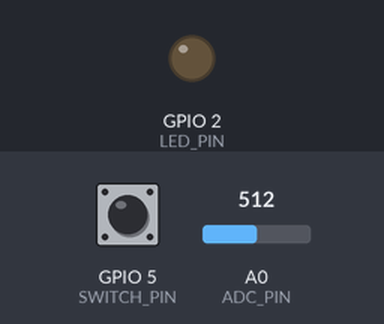
A sketch run on a simulated ESP8266 (NodeMCU). On the bench: output pins drawn as LEDs (lit = HIGH). The inputs (shaded band) are chosen by the test bench; at power-on: GPIO 5 (SWITCH_PIN) HIGH, A0 (ADC_PIN) = 512. WiFi joins after 1.5 s; servers stay silent unless stated; what the sketch prints to the serial monitor is not drawn.

Above: at 0.1 s.
At 1.6 s:
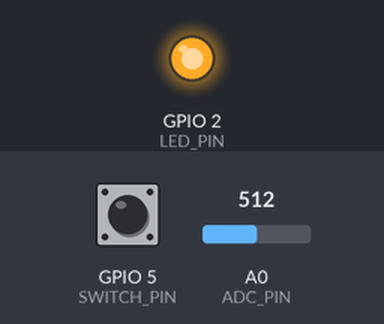
Timing chart, 0 to 3.1 s (numbered marks = the images above):
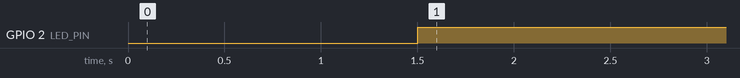

Measured:
- by itself, GPIO 2 (LED_PIN): LOW → HIGH at 1.5 s

The sketch:

switch.cpp.ino
```cpp
#include <ESP8266WiFi.h>
#include <ESP8266HTTPClient.h>
#include <WiFiClient.h>

const char* ssid = "Piesikot";
const char* password = "kotipies";

String URL = "http://192.168.100.17:6767";
String HOUSE_NAME = "rycerska";
String ROOM_NAME = "living_room";

String ADC_URL = URL+"/house/" + HOUSE_NAME + "/room/" + ROOM_NAME + "/adc/";
String SWITCH_URL = URL+"/house/" + HOUSE_NAME + "/room/" + ROOM_NAME + "/switch/";

const int ADC_PIN = A0;
const int SWITCH_PIN = 5;
const int LED_PIN = 2;


const int ADC_TOLERANCE = 7;

void connect_wifi(){
  digitalWrite(LED_PIN, 0);
  WiFi.begin(ssid, password);
  // Serial.println("Connecting");
  while(WiFi.status() != WL_CONNECTED) {
    delay(500);
    Serial.print(".");
  }
  // Serial.println("");
  // Serial.print("Connected to WiFi network with IP Address: ");
  // Serial.println(WiFi.localIP());
  digitalWrite(LED_PIN, 1);
}
void setup() {
  // Serial.begin(115200);
  pinMode(SWITCH_PIN, INPUT_PULLUP);
  pinMode(LED_PIN, OUTPUT);
}

inline void sendGet(String url){
  WiFiClient client;
  HTTPClient http;
  http.begin(client, url.c_str());
  int httpResponseCode = http.GET();
  http.end();
}
void sendADC(int adc_val){
  sendGet(ADC_URL+String(adc_val));
}


void sendSwitch(int switch_state){
  sendGet(SWITCH_URL+String(switch_state));
}

int prev_switch = -1;
int prev_adc = -1;
void loop() {
  if(WiFi.status() == WL_CONNECTED){
    unsigned long loop_time = millis();
    // Yielding for 100ms
    while(millis()-loop_time<30){
      yield();
    }

    int adc_val = analogRead(ADC_PIN);
    int switch_val = digitalRead(SWITCH_PIN);

    if(abs(adc_val - prev_adc) > ADC_TOLERANCE){
      prev_adc = adc_val;
      // Serial.println("Change adc");
      sendADC(adc_val);
    }
    if(switch_val != prev_switch){
      prev_switch = switch_val;
      // Serial.println("Change switch");
      sendSwitch(switch_val);
    }
  }
  else {
    // Serial.println("WiFi Disconnected");
    connect_wifi();
  }
}
```
